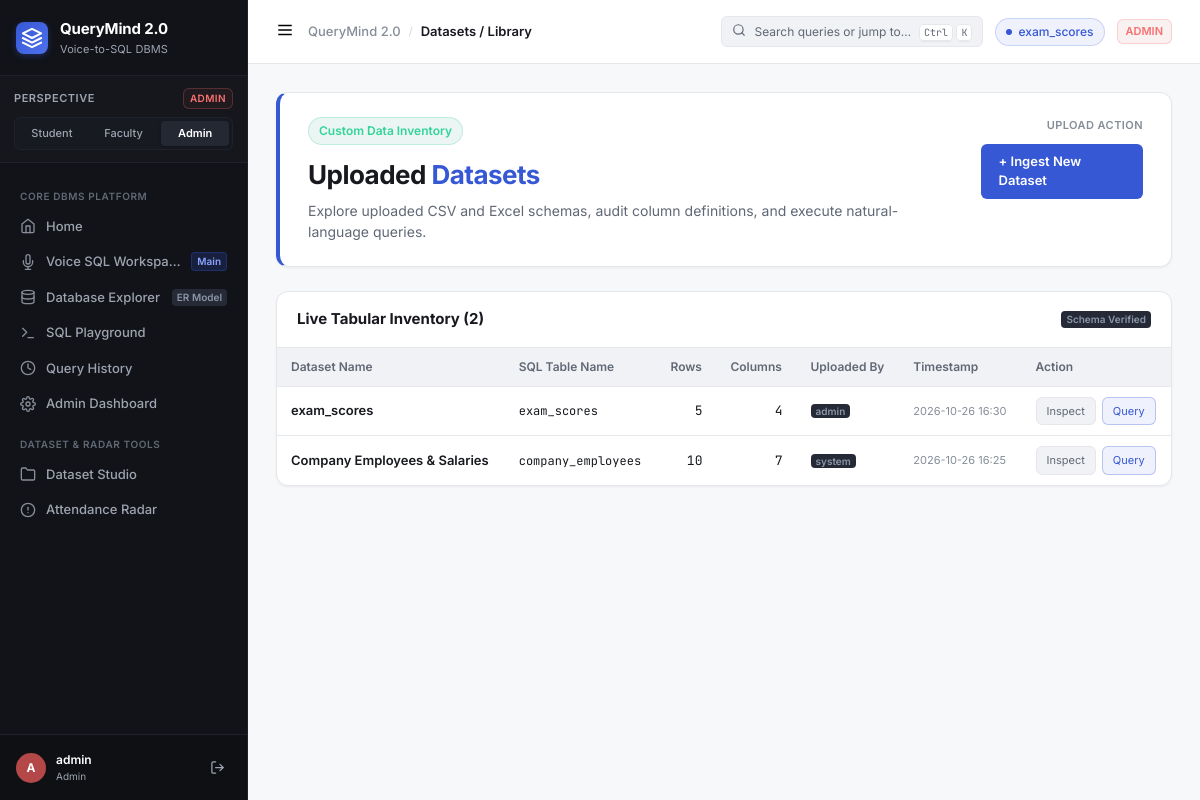
/datasets, run on the app's committed database.
### tables this page shows
CREATE TABLE dataset_registry (
            id           INTEGER PRIMARY KEY AUTOINCREMENT,
            table_name   TEXT NOT NULL UNIQUE,
            display_name TEXT NOT NULL,
            row_count    INTEGER DEFAULT 0,
            col_count    INTEGER DEFAULT 0,
            columns_json TEXT,
            uploaded_by  TEXT,
            uploaded_at  TEXT DEFAULT (datetime('now'))
        );

### app.py (the view)
@app.route("/datasets")
@login_required
def datasets():
    if session.get("role") not in ("admin", "teacher"):
        flash("Dataset management requires faculty or admin access.", "danger")
        return redirect(url_for("dashboard"))
    all_ds = get_uploaded_datasets()
    return render_template("datasets.html", datasets=all_ds, role=session["role"])

### app.py (called while the page is built)
def login_required(f):
    from functools import wraps
    @wraps(f)
    def wrapper(*args, **kwargs):
        if "user_id" not in session:
            flash("Please log in to continue.", "warning")
            return redirect(url_for("login"))
        return f(*args, **kwargs)
    return wrapper

@app.before_request
def ensure_default_session():
    if "user_id" not in session:
        session["user_id"] = 1
        session["username"] = "admin"
        session["role"] = "admin"

@app.context_processor
def inject_global_ui_context():
    try:
        datasets = get_uploaded_datasets()
    except Exception:
        datasets = []
    return {
        "current_role": session.get("role", "admin"),
        "current_username": session.get("username", "admin"),
        "global_datasets": datasets,
    }

### db/database.py (called while the page is built, shortened)
def _conn():
    conn = sqlite3.connect(DB_PATH)
    conn.row_factory = sqlite3.Row          # rows accessible as dicts
    conn.execute("PRAGMA foreign_keys = ON")
    conn.execute("PRAGMA journal_mode = WAL")
    return conn

def _setup_registry():
    conn = _conn()
    conn.execute("""
        CREATE TABLE IF NOT EXISTS dataset_registry (
            id           INTEGER PRIMARY KEY AUTOINCREMENT,
            table_name   TEXT NOT NULL UNIQUE,
            display_name TEXT NOT NULL,
            row_count    INTEGER DEFAULT 0,
            col_count    INTEGER DEFAULT 0,
            columns_json TEXT,
            uploaded_by  TEXT,
            uploaded_at  TEXT DEFAULT (datetime('now'))
        )
    """)
    conn.commit()
    count = conn.execute("SELECT COUNT(*) FROM dataset_registry").fetchone()[0]
    conn.close()

def get_uploaded_datasets() -> list:
    _setup_registry()
    conn = _conn()
    rows = conn.execute(
        "SELECT * FROM dataset_registry ORDER BY id DESC"
    ).fetchall()
    conn.close()
    return [dict(r) for r in rows]

### templates/datasets.html (shortened to what this page needs)
{% extends "base.html" %}
{% block breadcrumb %}Datasets / Library{% endblock %}
{% block content %}
<div class="workspace-view">
  <div class="role-hero" style="border-left: 4px solid var(--accent-primary);">
    <div class="role-hero-left">
      <div class="role-badge-lg badge-student">
        Custom Data Inventory
      </div>
      <h1>Uploaded <span style="color:var(--accent-primary);">Datasets</span></h1>
      <p class="hero-sub">Explore uploaded CSV and Excel schemas, audit column definitions, and execute natural-language queries.</p>
    </div>
    <div class="dataset-switcher-box">
      <span class="switcher-label">Upload Action</span>
      <a href="{{ url_for('dataset_upload') }}" class="btn-query" style="margin-top:4px;">
        + Ingest New Dataset
      </a>
    </div>
  </div>
  {% if datasets %}
  <div class="gov-card">
    <div class="gov-card-header">
      <h3>Live Tabular Inventory ({{ datasets|length }})</h3>
      <span class="nav-meta-badge">Schema Verified</span>
    </div>
    <div class="table-container" style="border:none; border-radius:0; margin-bottom:0;">
      <table class="data-table">
        <thead>
          <tr>
            <th>Dataset Name</th>
            <th>SQL Table Name</th>
            <th>Rows</th>
            <th>Columns</th>
            <th>Uploaded By</th>
            <th>Timestamp</th>
            <th>Action</th>
          </tr>
        </thead>
        <tbody>
          {% for ds in datasets %}
          <tr>
            <td style="font-weight:600;">
              <a href="{{ url_for('dataset_view', table_name=ds.table_name) }}" style="color:var(--text-primary); text-decoration:none;">
                {{ ds.display_name }}
              </a>
            </td>
            <td><code style="font-family:var(--font-mono); font-size:12px;">{{ ds.table_name }}</code></td>
            <td style="font-family:var(--font-mono); text-align:right;">{{ ds.row_count }}</td>
            <td style="font-family:var(--font-mono); text-align:right;">{{ ds.col_count }}</td>
            <td><span class="nav-meta-badge">{{ ds.uploaded_by }}</span></td>
            <td style="font-size:11px; color:var(--text-muted);">{{ ds.uploaded_at[:16] }}</td>
            <td>
              <div style="display:flex; gap:6px;">
                <a href="{{ url_for('dataset_view', table_name=ds.table_name) }}" class="chip" style="font-size:11px;">Inspect</a>
                <a href="{{ url_for('portal2', table=ds.table_name) }}" class="chip" style="font-size:11px; background:var(--accent-subtle); color:var(--accent-primary); border-color:rgba(54,88,212,0.3);">Query</a>
              </div>
            </td>
          </tr>
          {% endfor %}
        </tbody>
      </table>
    </div>
  </div>
  {% endif %}
</div>
{% endblock %}

### templates/base.html (shortened to what this page needs)
<!DOCTYPE html>
<html lang="en">
<head>
  <link rel="stylesheet" href="{{ url_for('static', filename='css/style.css') }}" />
</head>
<body class="app-shell role-{{ current_role }}">
  <aside class="sidebar-rail">
    <div class="sidebar-brand">
      <a href="{{ url_for('home') }}" class="brand-link">
        <div class="brand-logo-mark">
          <svg width="22" height="22" viewBox="0 0 24 24" fill="none" stroke="currentColor" stroke-width="2.2" stroke-linecap="round" stroke-linejoin="round">
            <polygon points="12 2 2 7 12 12 22 7 12 2"></polygon>
            <polyline points="2 17 12 22 22 17"></polyline>
            <polyline points="2 12 12 17 22 12"></polyline>
          </svg>
        </div>
        <div class="brand-text-block">
          <span class="brand-title">QueryMind 2.0</span>
          <span class="brand-tagline">Voice-to-SQL DBMS</span>
        </div>
      </a>
    </div>
    <div class="role-perspective-box">
      <div class="rpb-header">
        <span class="rpb-label">Perspective</span>
        <span class="rpb-role-badge badge-{{ current_role }}">{{ current_role|upper }}</span>
      </div>
      <div class="role-pills">
        <a href="{{ url_for('switch_role', target_role='student') }}"
           class="role-pill {% if current_role == 'student' %}active{% endif %}" title="Switch to Student Perspective (Aarav Sharma)">
          Student
        </a>
        <a href="{{ url_for('switch_role', target_role='teacher') }}"
           class="role-pill {% if current_role in ('teacher', 'faculty') %}active{% endif %}" title="Switch to Faculty Perspective (Prof. Sharma)">
          Faculty
        </a>
        <a href="{{ url_for('switch_role', target_role='admin') }}"
           class="role-pill {% if current_role == 'admin' %}active{% endif %}" title="Switch to Administrator Governance">
          Admin
        </a>
      </div>
    </div>
    <nav class="sidebar-nav">
      <div class="nav-group-header">Core DBMS Platform</div>
      <a href="{{ url_for('home') }}" class="nav-item {% if request.endpoint == 'home' %}active{% endif %}">
        <span class="nav-icon">
          <svg width="16" height="16" viewBox="0 0 24 24" fill="none" stroke="currentColor" stroke-width="2" stroke-linecap="round" stroke-linejoin="round">
            <path d="M3 9l9-7 9 7v11a2 2 0 0 1-2 2H5a2 2 0 0 1-2-2z"></path>
            <polyline points="9 22 9 12 15 12 15 22"></polyline>
          </svg>
        </span>
        <span class="nav-label">Home</span>
      </a>
      <a href="{{ url_for('voice_sql_workspace') }}" class="nav-item {% if request.endpoint in ('voice_sql_workspace', 'workspace') %}active{% endif %}">
        <span class="nav-icon">
        </span>
        <span class="nav-label">Voice SQL Workspace</span>
        <span class="nav-meta-badge voice-pulse">Main</span>
      </a>
      <a href="{{ url_for('database_explorer') }}" class="nav-item {% if request.endpoint == 'database_explorer' %}active{% endif %}">
        <span class="nav-icon">
          <svg width="16" height="16" viewBox="0 0 24 24" fill="none" stroke="currentColor" stroke-width="2" stroke-linecap="round" stroke-linejoin="round">
            <ellipse cx="12" cy="5" rx="9" ry="3"></ellipse>
            <path d="M21 12c0 1.66-4 3-9 3s-9-1.34-9-3"></path>
            <path d="M3 5v14c0 1.66 4 3 9 3s9-1.34 9-3V5"></path>
          </svg>
        </span>
        <span class="nav-label">Database Explorer</span>
        <span class="nav-meta-badge">ER Model</span>
      </a>
      <a href="{{ url_for('sql_playground') }}" class="nav-item {% if request.endpoint == 'sql_playground' %}active{% endif %}">
        <span class="nav-icon">
          <svg width="16" height="16" viewBox="0 0 24 24" fill="none" stroke="currentColor" stroke-width="2" stroke-linecap="round" stroke-linejoin="round">
            <polyline points="4 17 10 11 4 5"></polyline>
            <line x1="12" y1="19" x2="20" y2="19"></line>
          </svg>
        </span>
        <span class="nav-label">SQL Playground</span>
      </a>
      <a href="{{ url_for('history') }}" class="nav-item {% if request.endpoint == 'history' %}active{% endif %}">
        <span class="nav-icon">
          <svg width="16" height="16" viewBox="0 0 24 24" fill="none" stroke="currentColor" stroke-width="2" stroke-linecap="round" stroke-linejoin="round">
            <circle cx="12" cy="12" r="10"></circle>
            <polyline points="12 6 12 12 16 14"></polyline>
          </svg>
        </span>
        <span class="nav-label">Query History</span>
      </a>
      <a href="{{ url_for('admin_dashboard') }}" class="nav-item {% if request.endpoint in ('admin_dashboard', 'dashboard') %}active{% endif %}">
        <span class="nav-icon">
        </span>
        <span class="nav-label">Admin Dashboard</span>
      </a>
      <div class="nav-group-header">Dataset &amp; Radar Tools</div>
      <a href="{{ url_for('portal1') }}" class="nav-item {% if request.endpoint == 'portal1' %}active{% endif %}">
        <span class="nav-icon">
          <svg width="16" height="16" viewBox="0 0 24 24" fill="none" stroke="currentColor" stroke-width="2" stroke-linecap="round" stroke-linejoin="round">
            <path d="M22 19a2 2 0 0 1-2 2H4a2 2 0 0 1-2-2V5a2 2 0 0 1 2-2h5l2 3h9a2 2 0 0 1 2 2z"></path>
          </svg>
        </span>
        <span class="nav-label">Dataset Studio</span>
      </a>
      {% if current_role in ('admin', 'teacher') %}
      <a href="{{ url_for('defaulters') }}" class="nav-item {% if request.endpoint == 'defaulters' %}active{% endif %}">
        <span class="nav-icon">
          <svg width="16" height="16" viewBox="0 0 24 24" fill="none" stroke="currentColor" stroke-width="2" stroke-linecap="round" stroke-linejoin="round">
            <circle cx="12" cy="12" r="10"></circle>
            <line x1="12" y1="8" x2="12" y2="12"></line>
            <line x1="12" y1="16" x2="12.01" y2="16"></line>
          </svg>
        </span>
        <span class="nav-label">Attendance Radar</span>
      </a>
      {% endif %}
    </nav>
    <div class="sidebar-footer">
      <div class="user-profile-strip">
        <div class="user-avatar avatar-{{ current_role }}">
          {{ current_username[0]|upper }}
        </div>
        <div class="user-info">
          <span class="user-name">{{ current_username }}</span>
          <span class="user-role-text">{{ current_role|title }}</span>
        </div>
        <a href="{{ url_for('logout') }}" class="btn-logout" title="Log out">
          <svg width="15" height="15" viewBox="0 0 24 24" fill="none" stroke="currentColor" stroke-width="2" stroke-linecap="round" stroke-linejoin="round">
            <path d="M9 21H5a2 2 0 0 1-2-2V5a2 2 0 0 1 2-2h4"></path>
            <polyline points="16 17 21 12 16 7"></polyline>
            <line x1="21" y1="12" x2="9" y2="12"></line>
          </svg>
        </a>
      </div>
    </div>
  </aside>
  <div class="app-main-layout">
    <header class="workspace-topbar">
      <div class="topbar-left">
        <button type="button" class="mobile-drawer-btn" onclick="toggleMobileSidebar()" aria-label="Toggle navigation drawer">
          <svg width="18" height="18" viewBox="0 0 24 24" fill="none" stroke="currentColor" stroke-width="2">
            <line x1="3" y1="12" x2="21" y2="12"></line>
            <line x1="3" y1="6" x2="21" y2="6"></line>
            <line x1="3" y1="18" x2="21" y2="18"></line>
          </svg>
        </button>
        <nav class="breadcrumb-trail" aria-label="Breadcrumb">
          <span class="bc-root">QueryMind 2.0</span>
          <span class="bc-sep">/</span>
          <span class="bc-current">
            {% block breadcrumb %}{% endblock %}
          </span>
        </nav>
      </div>
      <div class="topbar-right">
        <button type="button" class="command-palette-trigger" onclick="openCommandPalette()">
          <span class="cpt-icon">
            <svg width="14" height="14" viewBox="0 0 24 24" fill="none" stroke="currentColor" stroke-width="2" stroke-linecap="round" stroke-linejoin="round">
              <circle cx="11" cy="11" r="8"></circle>
              <line x1="21" y1="21" x2="16.65" y2="16.65"></line>
            </svg>
          </span>
          <span class="cpt-text">Search queries or jump to…</span>
          <span class="cpt-shortcut"><kbd>Ctrl</kbd> <kbd>K</kbd></span>
        </button>
        {% if active_dataset_name %}
        <div class="dataset-pill" title="Currently active dataset table">
          <span class="dsp-dot"></span>
          <span class="dsp-name">{{ active_dataset_name }}</span>
        </div>
        {% elif global_datasets and global_datasets|length > 0 %}
        <div class="dataset-pill" title="Loaded datasets">
          <span class="dsp-dot"></span>
          <span class="dsp-name">{{ global_datasets[0].display_name }}</span>
        </div>
        {% endif %}
        <span class="topbar-role-badge badge-{{ current_role }}">
          {{ current_role|upper }}
        </span>
      </div>
    </header>
    <main class="content-canvas">
      {% block content %}{% endblock %}
    </main>
  </div>
</body>
</html>

### data on the page
dataset_registry: uploaded_by "ADMIN", uploaded_by "admin", uploaded_by "Admin", display_name "exam_scores", table_name "exam_scores", row_count "5", col_count "4", uploaded_at "2026-10-26 16:30"
dataset_registry: display_name "Company Employees & Salaries", table_name "company_employees", row_count "10", col_count "7", uploaded_by "system", uploaded_at "2026-10-26 16:25"

### other printed values
{{ current_username[0]|upper }} "A"
{{ datasets|length }} "2"
